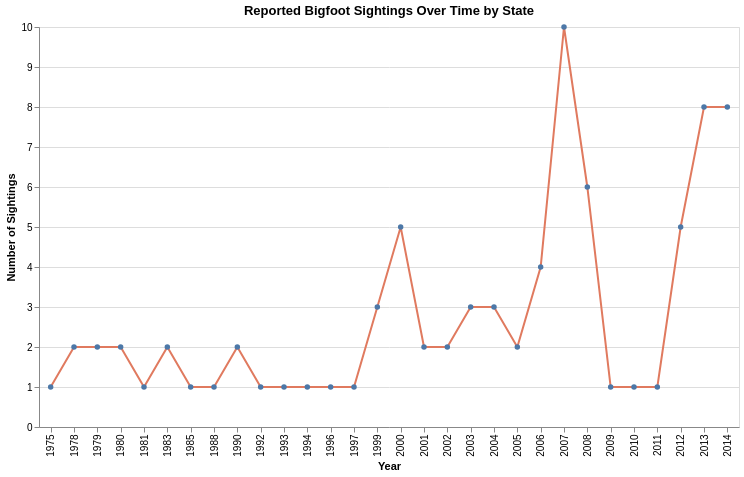

Source (notebook cell):
### Code cell
# Convert dates to datetime
df['date_clean'] = pd.to_datetime(df['date'], errors='coerce')

# Remove rows missing dates or states
df_time = df.dropna(subset=['date_clean', 'state']).copy()

# Extract year
df_time['Year'] = df_time['date_clean'].dt.year

# Count sightings by year and state
yearly_counts = (
    df_time.groupby(['Year', 'state'])
    .size()
    .reset_index(name='Sightings')
)

# Create dropdown containing all states
states = sorted(yearly_counts['state'].unique().tolist())

dropdown = alt.binding_select(
    options=states,
    name='Select State: '
)

state_selection = alt.selection_point(
    fields=['state'],
    bind=dropdown,
    value=states[0]
)

# Create interactive line chart
chart2 = (
    alt.Chart(yearly_counts)
    .mark_line(point=True, color='#E07A5F')
    .encode(
        x=alt.X('Year:O', title='Year'),
        y=alt.Y('Sightings:Q', title='Number of Sightings'),
        tooltip=[
            alt.Tooltip('state:N', title='State'),
            alt.Tooltip('Year:O', title='Year'),
            alt.Tooltip('Sightings:Q', title='Sightings')
        ]
    )
    .transform_filter(state_selection)
    .add_params(state_selection)
    .properties(
        title='Reported Bigfoot Sightings Over Time by State',
        width=700,
        height=400
    )
)

chart2

### Figure 1 — Vega-Lite specification as saved in the notebook (floating-point values rounded to 4 significant figures; data arrays with more than 128 entries replaced by an {"elided": "..."} marker saying what was removed)
{"config": {"view": {"continuousWidth": 300, "continuousHeight": 300}}, "data": {"name": "data-53cc89245ce34c9347bb6c49f3740b57"}, "mark": {"type": "line", "color": "#E07A5F", "point": true}, "encoding": {"tooltip": [{"field": "state", "title": "State", "type": "nominal"}, {"field": "Year", "title": "Year", "type": "ordinal"}, {"field": "Sightings", "title": "Sightings", "type": "quantitative"}], "x": {"field": "Year", "title": "Year", "type": "ordinal"}, "y": {"field": "Sightings", "title": "Number of Sightings", "type": "quantitative"}}, "height": 400, "params": [{"name": "param_758b585ff71407aa", "select": {"type": "point", "fields": ["state"]}, "bind": {"input": "select", "options": ["Alabama", "Alaska", "Arizona", "Arkansas", "California", "Colorado", "Connecticut", "Delaware", "Florida", "Georgia", "Idaho", "Illinois", "Indiana", "Iowa", "Kansas", "Kentucky", "Louisiana", "Maine", "Maryland", "Massachusetts", "Michigan", "Minnesota", "Mississippi", "Missouri", "Montana", "Nebraska", "Nevada", "New Hampshire", "New Jersey", "New Mexico", "New York", "North Carolina", "North Dakota", "Ohio", "Oklahoma", "Oregon", "Pennsylvania", "Rhode Island", "South Carolina", "South Dakota", "Tennessee", "Texas", "Utah", "Vermont", "Virginia", "Washington", "West Virginia", "Wisconsin", "Wyoming"], "name": "Select State: "}, "value": "Alabama"}], "title": "Reported Bigfoot Sightings Over Time by State", "transform": [{"filter": {"param": "param_758b585ff71407aa"}}], "width": 700, "$schema": "https://vega.github.io/schema/vega-lite/v6.1.0.json", "datasets": {"data-53cc89245ce34c9347bb6c49f3740b57": {"elided": "1280 records"}}}
